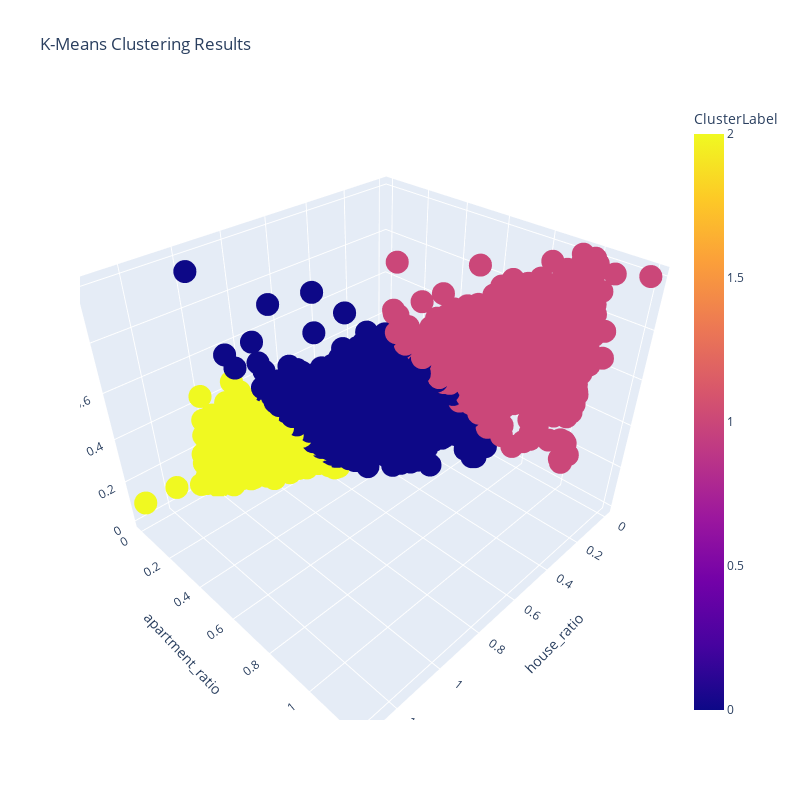

This figure's notebook cell:
### Markdown cell above
#### Actual K-means Model

### Code cell
# Based on the outout above, how many clusters do we want?
chosen_cluster = 3

#initalize a kmeansmodel
kmeansmodel  =KMeans(n_clusters=chosen_cluster,
                     n_init = 10,
                     random_state=20 )
 
 
# Writing the clusters
kmeansmodel.fit_predict(scaledDf)
df_subset['ClusterLabel'] = kmeansmodel.labels_
df_data['ClusterLabel'] = kmeansmodel.labels_
 
 
# Getting Centroids:
centroids = kmeansmodel.cluster_centers_
centroids = pd.DataFrame(centroids)
centroids.columns = [col for col in df_subset.columns if 'ClusterLabel' not in col]
display(centroids)

# Visualization
if len(chosen_subset) > 2:
    fid = px.scatter_3d(df_subset, x =df_subset.columns[0],
                        y= df_subset.columns[1],
                        z= df_subset.columns[2],
                        color = df_subset.ClusterLabel,
                        title='K-Means Clustering Results'
                        )
    
    
    fid.update_layout(
        width=800,  
        height=800,  
    )
    fid.show()
else:
    fid = px.scatter(df_subset, x=df_subset.columns[0],
                 y=df_subset.columns[1],
                 color=df_subset['ClusterLabel'],
                 title='K-Means Clustering Results')
    fid.update_layout(
        width=800,  
        height=800,  
    )
    fid.show()

### Figure 1 — Plotly figure (JSON) as saved in the notebook; plotly's stock layout.template omitted (floating-point values rounded to 4 significant figures; data arrays with more than 128 entries replaced by an {"elided": "..."} marker saying what was removed)
{"data": [{"hovertemplate": "house_ratio=%{x}<br>apartment_ratio=%{y}<br>RenterRatio=%{z}<br>ClusterLabel=%{marker.color}<extra></extra>", "legendgroup": "", "marker": {"color": {"elided": "5245 int values"}, "coloraxis": "coloraxis", "symbol": "circle"}, "mode": "markers", "name": "", "scene": "scene", "showlegend": false, "type": "scatter3d", "x": {"elided": "5245 float values"}, "y": {"elided": "5245 float values"}, "z": {"elided": "5245 float values"}}], "layout": {"coloraxis": {"colorbar": {"title": {"text": "ClusterLabel"}}, "colorscale": [[0, "#0d0887"], [0.1111, "#46039f"], [0.2222, "#7201a8"], [0.3333, "#9c179e"], [0.4444, "#bd3786"], [0.5556, "#d8576b"], [0.6667, "#ed7953"], [0.7778, "#fb9f3a"], [0.8889, "#fdca26"], [1, "#f0f921"]]}, "height": 800, "legend": {"tracegroupgap": 0}, "scene": {"domain": {"x": [0, 1], "y": [0, 1]}, "xaxis": {"title": {"text": "house_ratio"}}, "yaxis": {"title": {"text": "apartment_ratio"}}, "zaxis": {"title": {"text": "RenterRatio"}}}, "title": {"text": "K-Means Clustering Results"}, "width": 800}}
